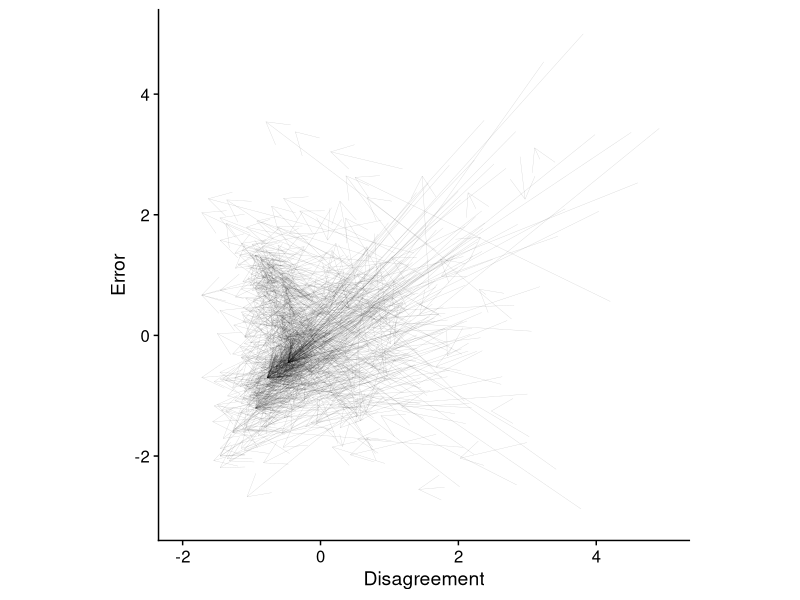
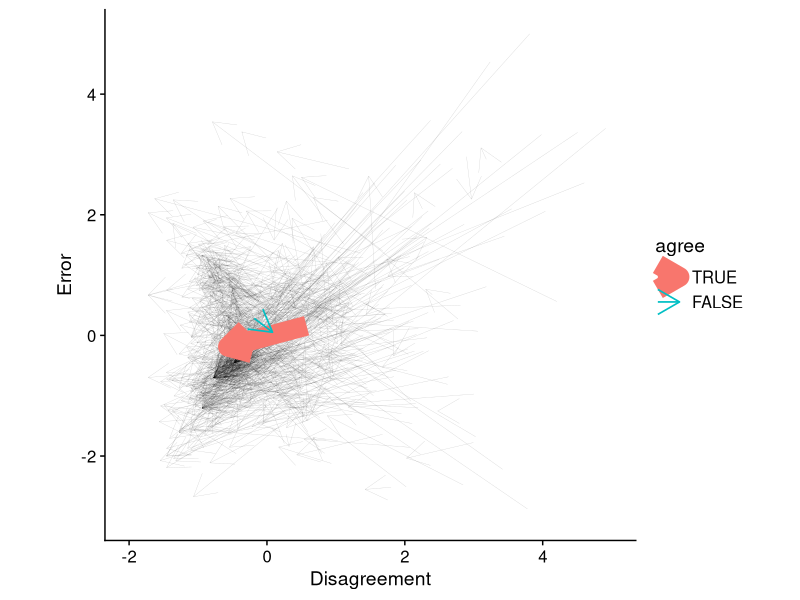
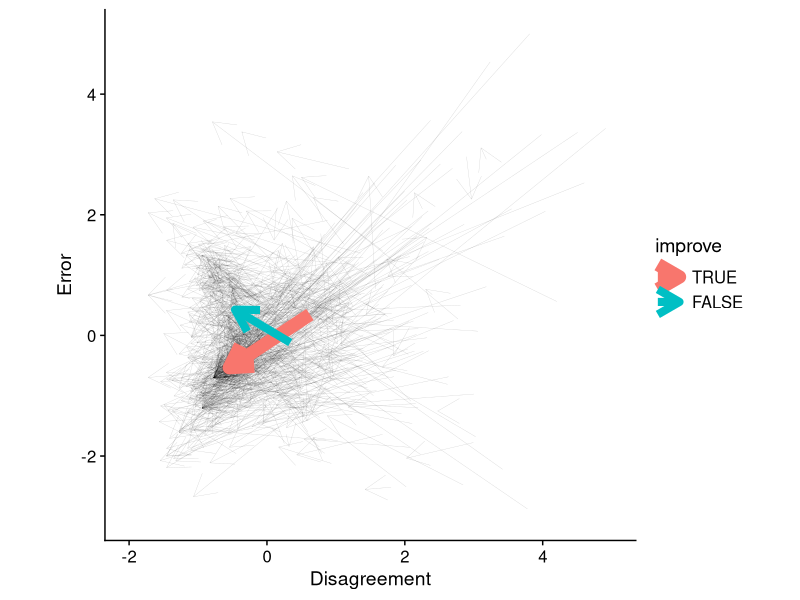
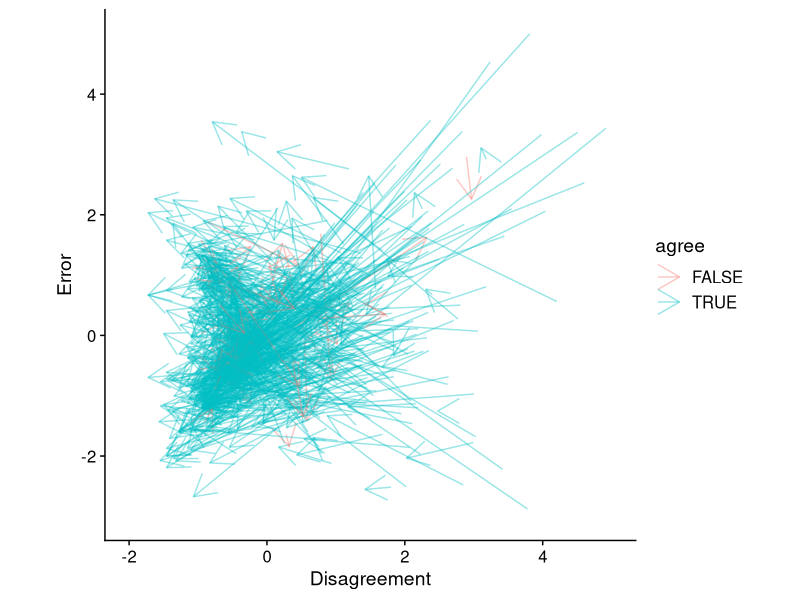
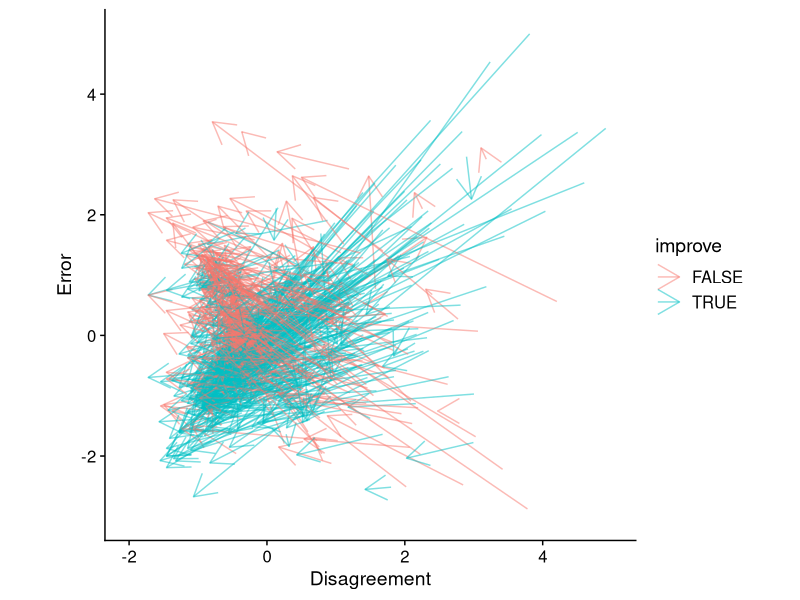

These figures' R source, in order:
## ----set up, message = FALSE-----------------------------------------------------------------------------------------------------
library("tidyverse")
library("cowplot")


## ----data input, warning = FALSE, message = FALSE--------------------------------------------------------------------------------
group_data <- read_csv("data1.csv")
group_data <- mutate(group_data, agree = sd2 < sd1) # create a new variable to indicate whether group agreement formed


## ----normalised------------------------------------------------------------------------------------------------------------------
group_data_n <- group_data %>% 
  pivot_longer(cols = 8:9,   names_to ="acc_time", values_to = "acc_val") %>% 
  pivot_longer(cols = 12:13, names_to ="agr_time", values_to = "agr_val") %>% 
  group_by(qcode) %>% 
  mutate(acc_val = scale(acc_val), agr_val = scale(agr_val)) %>% 
  pivot_wider(names_from = "acc_time", values_from = "acc_val") %>% 
  pivot_wider(names_from = "agr_time", values_from = "agr_val") %>% 
  mutate(agree = as.factor(agree), improve = as.factor(improve)) %>% 
  ungroup(qcode)


## ----figure 1. group data, warning = FALSE---------------------------------------------------------------------------------------
arrow_graph_n <- ggplot() +
  geom_segment(aes(x = sd1, y = aee1, xend = sd2, yend = aee2), data = group_data_n, arrow = arrow(), alpha = 0.2, size = 0.1) + 
  theme_cowplot() + xlab('Disagreement') + ylab('Error') + ylim(-3, 5) + xlim(-2, 5) + theme(aspect.ratio=1) 
arrow_graph_n # normalised 


## ----figure 2. averaged movement breaked down on agreement, warning = FALSE------------------------------------------------------
averaged_data_n <- group_data_n %>% 
  select(sd1, sd2, aee1, aee2, agree) %>% 
  group_by(agree) %>% 
  summarise(sd1 = mean(sd1), sd2 = mean(sd2), aee1 = mean(aee1), aee2 = mean(aee2), case = n()/100)
line_thickness <- averaged_data_n %>% select(case) %>% unlist() %>% as.vector() # don't mapping thickness by aes(size = x)

arrow_graph_agree_n_average <- ggplot() +
  geom_segment(aes(x = sd1, y = aee1, xend = sd2, yend = aee2), data = group_data_n, arrow = arrow(), alpha = 0.2, size = 0.1) + 
  geom_segment(aes(x = sd1, y = aee1, xend = sd2, yend = aee2, colour = agree), data = averaged_data_n %>% filter(agree == 'TRUE'), arrow = arrow(), alpha = 1, lwd = line_thickness[2]) + 
  geom_segment(aes(x = sd1, y = aee1, xend = sd2, yend = aee2, colour = agree), data = averaged_data_n %>% filter(agree == 'FALSE'), arrow = arrow(), alpha = 1, lwd = line_thickness[1]) + 
  theme_cowplot() + xlab('Disagreement') + ylab('Error') + ylim(-3, 5) + xlim(-2, 5) + guides(size = "none") + theme(aspect.ratio=1)
arrow_graph_agree_n_average # normalised broken down with whether group agreement were formed


## ----figure 3. averaged movement breaked down on improvement, warning = FALSE----------------------------------------------------
averaged_data_n <- group_data_n %>% 
  select(sd1, sd2, aee1, aee2, improve) %>% 
  group_by(improve) %>% 
  summarise(sd1 = mean(sd1), sd2 = mean(sd2), aee1 = mean(aee1), aee2 = mean(aee2), case = n()/100)

line_thickness <- averaged_data_n %>% select(case) %>% unlist() %>% as.vector() # assign thickness of arrows by case numbers

levels(averaged_data_n$improve) <- c("FALSE", "TRUE") # rename improvement level

arrow_graph_improve_n_average <- ggplot() +
  geom_segment(aes(x = sd1, y = aee1, xend = sd2, yend = aee2), data = group_data_n, arrow = arrow(), alpha = 0.2, size = 0.1) +
  geom_segment(aes(x = sd1, y = aee1, xend = sd2, yend = aee2, colour = improve), data = averaged_data_n %>% filter(improve == 'TRUE'), arrow = arrow(), alpha = 1, lwd = line_thickness[2]) + 
  geom_segment(aes(x = sd1, y = aee1, xend = sd2, yend = aee2, colour = improve), data = averaged_data_n %>% filter(improve == 'FALSE'), arrow = arrow(), alpha = 1, lwd = line_thickness[1]) + 
  theme_cowplot() + xlab('Disagreement') + ylab('Error') + ylim(-3, 5) + xlim(-2, 5) + guides(size = "none") + theme(aspect.ratio=1)
arrow_graph_improve_n_average # normalised broken down with whether group agreement were formed


## ----figure 4. group date breaked down separately, warning = FALSE---------------------------------------------------------------
levels(group_data_n$improve) <- c("FALSE", "TRUE") # rename improvement level

arrow_graph_agree_n <- ggplot() +
  geom_segment(aes(x = sd1, y = aee1, xend = sd2, yend = aee2, colour = agree), data = group_data_n, arrow = arrow(), alpha = 0.4) + 
  theme_cowplot() + xlab('Disagreement') + ylab('Error') + ylim(-3, 5) + xlim(-2, 5) + theme(aspect.ratio=1)
arrow_graph_agree_n # normalised broken down with whether group agreement were formed


## ----figure 5. group date breaked down separately, warning = FALSE---------------------------------------------------------------
arrow_graph_accuracy_n <- ggplot() +
  geom_segment(aes(x = sd1, y = aee1, xend = sd2, yend = aee2, colour = improve), data = group_data_n, arrow = arrow(), alpha = 0.5) + 
  theme_cowplot() + xlab('Disagreement') + ylab('Error') + ylim(-3, 5) + xlim(-2, 5) + theme(aspect.ratio=1)
arrow_graph_accuracy_n # normalised broken down with whether group performance were improved


## ----save images, eval = FALSE, include = FALSE----------------------------------------------------------------------------------
## I_Mer <- plot_grid(arrow_graph_n, arrow_graph_agree_n_average, arrow_graph_improve_n_average, labels = "AUTO", nrow = 1, align = "v", axis = "lb")
## figure2 <- plot_grid(arrow_graph_agree_n, arrow_graph_accuracy_n, labels = "AUTO", nrow = 1, align = "v", axis = "lb")
## save_plot('figure_1.jpg',arrow_graph_n)
## save_plot('figure_2.jpg',arrow_graph_agree_n_average)
## save_plot('figure_3.jpg',arrow_graph_improve_n_average)
## save_plot('figure2_2Nev.jpg',figure2, ncol = 2)


## ----save script, eval = FALSE, include = FALSE----------------------------------------------------------------------------------
## knitr::purl(input = "plot_code.Rmd", output = "plot_code.R",documentation = 1)

